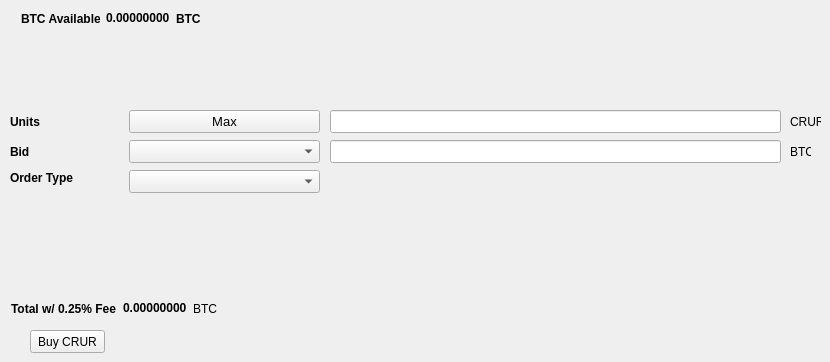
   <widget class="QWidget" name="BuyTab">
    <attribute name="title">
     <string>Buy</string>
    </attribute>
    <widget class="QPushButton" name="BuyCRUR">
     <property name="geometry">
      <rect>
       <x>30</x>
       <y>330</y>
       <width>75</width>
       <height>23</height>
      </rect>
     </property>
     <property name="text">
      <string>Buy CRUR</string>
     </property>
    </widget>
    <widget class="QLabel" name="label_3">
     <property name="geometry">
      <rect>
       <x>10</x>
       <y>110</y>
       <width>46</width>
       <height>23</height>
      </rect>
     </property>
     <property name="font">
      <font>
       <weight>75</weight>
       <bold>true</bold>
      </font>
     </property>
     <property name="text">
      <string>Units</string>
     </property>
    </widget>
    <widget class="QLineEdit" name="UnitsInput">
     <property name="geometry">
      <rect>
       <x>330</x>
       <y>110</y>
       <width>451</width>
       <height>23</height>
      </rect>
     </property>
     <property name="font">
      <font>
       <pointsize>9</pointsize>
       <weight>75</weight>
       <bold>true</bold>
      </font>
     </property>
    </widget>
    <widget class="QLineEdit" name="BuyBidPriceEdit">
     <property name="geometry">
      <rect>
       <x>330</x>
       <y>140</y>
       <width>451</width>
       <height>23</height>
      </rect>
     </property>
     <property name="font">
      <font>
       <pointsize>9</pointsize>
       <weight>75</weight>
       <bold>true</bold>
      </font>
     </property>
    </widget>
    <widget class="QLabel" name="label_4">
     <property name="geometry">
      <rect>
       <x>790</x>
       <y>110</y>
       <width>31</width>
       <height>23</height>
      </rect>
     </property>
     <property name="text">
      <string>CRUR</string>
     </property>
    </widget>
    <widget class="QLabel" name="label_5">
     <property name="geometry">
      <rect>
       <x>790</x>
       <y>140</y>
       <width>21</width>
       <height>23</height>
      </rect>
     </property>
     <property name="text">
      <string>BTC</string>
     </property>
    </widget>
    <widget class="QLabel" name="label_6">
     <property name="geometry">
      <rect>
       <x>10</x>
       <y>140</y>
       <width>46</width>
       <height>23</height>
      </rect>
     </property>
     <property name="font">
      <font>
       <weight>75</weight>
       <bold>true</bold>
      </font>
     </property>
     <property name="text">
      <string>Bid</string>
     </property>
    </widget>
    <widget class="QLabel" name="label_7">
     <property name="geometry">
      <rect>
       <x>10</x>
       <y>170</y>
       <width>71</width>
       <height>16</height>
      </rect>
     </property>
     <property name="font">
      <font>
       <weight>75</weight>
       <bold>true</bold>
      </font>
     </property>
     <property name="text">
      <string>Order Type</string>
     </property>
    </widget>
    <widget class="QPushButton" name="Buy_Max_Amount">
     <property name="geometry">
      <rect>
       <x>129</x>
       <y>110</y>
       <width>191</width>
       <height>23</height>
      </rect>
     </property>
     <property name="font">
      <font>
       <pointsize>10</pointsize>
      </font>
     </property>
     <property name="text">
      <string>Max</string>
     </property>
    </widget>
    <widget class="QComboBox" name="BuyBidcomboBox">
     <property name="geometry">
      <rect>
       <x>129</x>
       <y>140</y>
       <width>191</width>
       <height>23</height>
      </rect>
     </property>
     <property name="font">
      <font>
       <pointsize>10</pointsize>
      </font>
     </property>
    </widget>
    <widget class="QComboBox" name="buyOrdertypeCombo">
     <property name="geometry">
      <rect>
       <x>129</x>
       <y>170</y>
       <width>191</width>
       <height>23</height>
      </rect>
     </property>
     <property name="font">
      <font>
       <pointsize>10</pointsize>
      </font>
     </property>
    </widget>
    <widget class="QWidget" name="layoutWidget">
     <property name="geometry">
      <rect>
       <x>21</x>
       <y>11</y>
       <width>180</width>
       <height>15</height>
      </rect>
     </property>
     <layout class="QHBoxLayout" name="horizontalLayout_3">
      <item>
       <widget class="QLabel" name="label232">
        <property name="font">
         <font>
          <weight>75</weight>
          <bold>true</bold>
         </font>
        </property>
        <property name="text">
         <string>BTC Available:</string>
        </property>
       </widget>
      </item>
      <item>
       <widget class="QLabel" name="BtcAvailableLbl">
        <property name="palette">
         <palette>
          <active>
           <colorrole role="WindowText">
            <brush brushstyle="SolidPattern">
             <color alpha="255">
              <red>0</red>
              <green>0</green>
              <blue>0</blue>
             </color>
            </brush>
           </colorrole>
           <colorrole role="Button">
            <brush brushstyle="SolidPattern">
             <color alpha="255">
              <red>0</red>
              <green>170</green>
              <blue>0</blue>
             </color>
            </brush>
           </colorrole>
           <colorrole role="Light">
            <brush brushstyle="SolidPattern">
             <color alpha="255">
              <red>0</red>
              <green>255</green>
              <blue>0</blue>
             </color>
            </brush>
           </colorrole>
           <colorrole role="Midlight">
            <brush brushstyle="SolidPattern">
             <color alpha="255">
              <red>0</red>
              <green>212</green>
              <blue>0</blue>
             </color>
            </brush>
           </colorrole>
           <colorrole role="Dark">
            <brush brushstyle="SolidPattern">
             <color alpha="255">
              <red>0</red>
              <green>85</green>
              <blue>0</blue>
             </color>
            </brush>
           </colorrole>
           <colorrole role="Mid">
            <brush brushstyle="SolidPattern">
             <color alpha="255">
              <red>0</red>
              <green>113</green>
              <blue>0</blue>
             </color>
            </brush>
           </colorrole>
           <colorrole role="Text">
            <brush brushstyle="SolidPattern">
             <color alpha="255">
              <red>0</red>
              <green>170</green>
              <blue>0</blue>
             </color>
            </brush>
           </colorrole>
           <colorrole role="BrightText">
            <brush brushstyle="SolidPattern">
             <color alpha="255">
              <red>255</red>
              <green>255</green>
              <blue>255</blue>
             </color>
            </brush>
           </colorrole>
           <colorrole role="ButtonText">
            <brush brushstyle="SolidPattern">
             <color alpha="255">
              <red>0</red>
              <green>0</green>
              <blue>0</blue>
             </color>
            </brush>
           </colorrole>
           <colorrole role="Base">
            <brush brushstyle="SolidPattern">
             <color alpha="255">
              <red>255</red>
              <green>255</green>
              <blue>255</blue>
             </color>
            </brush>
           </colorrole>
           <colorrole role="Window">
            <brush brushstyle="SolidPattern">
             <color alpha="255">
              <red>0</red>
              <green>170</green>
              <blue>0</blue>
             </color>
            </brush>
           </colorrole>
           <colorrole role="Shadow">
            <brush brushstyle="SolidPattern">
             <color alpha="255">
              <red>0</red>
              <green>0</green>
              <blue>0</blue>
             </color>
            </brush>
           </colorrole>
           <colorrole role="AlternateBase">
            <brush brushstyle="SolidPattern">
             <color alpha="255">
              <red>127</red>
              <green>212</green>
              <blue>127</blue>
             </color>
            </brush>
           </colorrole>
           <colorrole role="ToolTipBase">
            <brush brushstyle="SolidPattern">
             <color alpha="255">
              <red>255</red>
              <green>255</green>
              <blue>220</blue>
             </color>
            </brush>
           </colorrole>
           <colorrole role="ToolTipText">
            <brush brushstyle="SolidPattern">
             <color alpha="255">
              <red>0</red>
              <green>0</green>
              <blue>0</blue>
             </color>
            </brush>
           </colorrole>
          </active>
          <inactive>
           <colorrole role="WindowText">
            <brush brushstyle="SolidPattern">
             <color alpha="255">
              <red>0</red>
              <green>0</green>
              <blue>0</blue>
             </color>
            </brush>
           </colorrole>
           <colorrole role="Button">
            <brush brushstyle="SolidPattern">
             <color alpha="255">
              <red>0</red>
              <green>170</green>
              <blue>0</blue>
             </color>
            </brush>
           </colorrole>
           <colorrole role="Light">
            <brush brushstyle="SolidPattern">
             <color alpha="255">
              <red>0</red>
              <green>255</green>
              <blue>0</blue>
             </color>
            </brush>
           </colorrole>
           <colorrole role="Midlight">
            <brush brushstyle="SolidPattern">
             <color alpha="255">
              <red>0</red>
              <green>212</green>
              <blue>0</blue>
             </color>
            </brush>
           </colorrole>
           <colorrole role="Dark">
            <brush brushstyle="SolidPattern">
             <color alpha="255">
              <red>0</red>
              <green>85</green>
              <blue>0</blue>
             </color>
            </brush>
           </colorrole>
           <colorrole role="Mid">
            <brush brushstyle="SolidPattern">
             <color alpha="255">
              <red>0</red>
              <green>113</green>
              <blue>0</blue>
             </color>
            </brush>
           </colorrole>
           <colorrole role="Text">
            <brush brushstyle="SolidPattern">
             <color alpha="255">
              <red>0</red>
              <green>170</green>
              <blue>0</blue>
             </color>
            </brush>
           </colorrole>
           <colorrole role="BrightText">
            <brush brushstyle="SolidPattern">
             <color alpha="255">
              <red>255</red>
              <green>255</green>
              <blue>255</blue>
             </color>
            </brush>
           </colorrole>
           <colorrole role="ButtonText">
            <brush brushstyle="SolidPattern">
             <color alpha="255">
              <red>0</red>
              <green>0</green>
              <blue>0</blue>
             </color>
            </brush>
           </colorrole>
           <colorrole role="Base">
            <brush brushstyle="SolidPattern">
             <color alpha="255">
              <red>255</red>
              <green>255</green>
              <blue>255</blue>
             </color>
            </brush>
           </colorrole>
           <colorrole role="Window">
            <brush brushstyle="SolidPattern">
             <color alpha="255">
              <red>0</red>
              <green>170</green>
              <blue>0</blue>
             </color>
            </brush>
           </colorrole>
           <colorrole role="Shadow">
            <brush brushstyle="SolidPattern">
             <color alpha="255">
              <red>0</red>
              <green>0</green>
              <blue>0</blue>
             </color>
            </brush>
           </colorrole>
           <colorrole role="AlternateBase">
            <brush brushstyle="SolidPattern">
             <color alpha="255">
              <red>127</red>
              <green>212</green>
              <blue>127</blue>
             </color>
            </brush>
           </colorrole>
           <colorrole role="ToolTipBase">
            <brush brushstyle="SolidPattern">
             <color alpha="255">
              <red>255</red>
              <green>255</green>
              <blue>220</blue>
             </color>
            </brush>
           </colorrole>
           <colorrole role="ToolTipText">
            <brush brushstyle="SolidPattern">
             <color alpha="255">
              <red>0</red>
              <green>0</green>
              <blue>0</blue>
             </color>
            </brush>
           </colorrole>
          </inactive>
          <disabled>
           <colorrole role="WindowText">
            <brush brushstyle="SolidPattern">
             <color alpha="255">
              <red>0</red>
              <green>85</green>
              <blue>0</blue>
             </color>
            </brush>
           </colorrole>
           <colorrole role="Button">
            <brush brushstyle="SolidPattern">
             <color alpha="255">
              <red>0</red>
              <green>170</green>
              <blue>0</blue>
             </color>
            </brush>
           </colorrole>
           <colorrole role="Light">
            <brush brushstyle="SolidPattern">
             <color alpha="255">
              <red>0</red>
              <green>255</green>
              <blue>0</blue>
             </color>
            </brush>
           </colorrole>
           <colorrole role="Midlight">
            <brush brushstyle="SolidPattern">
             <color alpha="255">
              <red>0</red>
              <green>212</green>
              <blue>0</blue>
             </color>
            </brush>
           </colorrole>
           <colorrole role="Dark">
            <brush brushstyle="SolidPattern">
             <color alpha="255">
              <red>0</red>
              <green>85</green>
              <blue>0</blue>
             </color>
            </brush>
           </colorrole>
           <colorrole role="Mid">
            <brush brushstyle="SolidPattern">
             <color alpha="255">
              <red>0</red>
              <green>113</green>
              <blue>0</blue>
             </color>
            </brush>
           </colorrole>
           <colorrole role="Text">
            <brush brushstyle="SolidPattern">
             <color alpha="255">
              <red>0</red>
              <green>85</green>
              <blue>0</blue>
             </color>
            </brush>
           </colorrole>
           <colorrole role="BrightText">
            <brush brushstyle="SolidPattern">
             <color alpha="255">
              <red>255</red>
              <green>255</green>
              <blue>255</blue>
             </color>
            </brush>
           </colorrole>
           <colorrole role="ButtonText">
            <brush brushstyle="SolidPattern">
             <color alpha="255">
              <red>0</red>
              <green>85</green>
              <blue>0</blue>
             </color>
            </brush>
           </colorrole>
           <colorrole role="Base">
            <brush brushstyle="SolidPattern">
             <color alpha="255">
              <red>0</red>
              <green>170</green>
              <blue>0</blue>
             </color>
            </brush>
           </colorrole>
           <colorrole role="Window">
            <brush brushstyle="SolidPattern">
             <color alpha="255">
              <red>0</red>
              <green>170</green>
              <blue>0</blue>
             </color>
            </brush>
           </colorrole>
           <colorrole role="Shadow">
            <brush brushstyle="SolidPattern">
             <color alpha="255">
              <red>0</red>
              <green>0</green>
              <blue>0</blue>
             </color>
            </brush>
           </colorrole>
           <colorrole role="AlternateBase">
            <brush brushstyle="SolidPattern">
             <color alpha="255">
              <red>0</red>
              <green>170</green>
              <blue>0</blue>
             </color>
            </brush>
           </colorrole>
           <colorrole role="ToolTipBase">
            <brush brushstyle="SolidPattern">
             <color alpha="255">
              <red>255</red>
              <green>255</green>
              <blue>220</blue>
             </color>
            </brush>
           </colorrole>
           <colorrole role="ToolTipText">
            <brush brushstyle="SolidPattern">
             <color alpha="255">
              <red>0</red>
              <green>0</green>
              <blue>0</blue>
             </color>
            </brush>
           </colorrole>
          </disabled>
         </palette>
        </property>
        <property name="font">
         <font>
          <weight>75</weight>
          <bold>true</bold>
         </font>
        </property>
        <property name="text">
         <string>0.00000000</string>
        </property>
        <property name="textInteractionFlags">
         <set>Qt::LinksAccessibleByMouse|Qt::TextSelectableByKeyboard|Qt::TextSelectableByMouse</set>
        </property>
       </widget>
      </item>
      <item>
       <widget class="QLabel" name="BtcAvailableLbl_2">
        <property name="font">
         <font>
          <weight>75</weight>
          <bold>true</bold>
         </font>
        </property>
        <property name="text">
         <string>BTC</string>
        </property>
       </widget>
      </item>
     </layout>
    </widget>
    <widget class="QWidget" name="layoutWidget">
     <property name="geometry">
      <rect>
       <x>11</x>
       <y>301</y>
       <width>209</width>
       <height>15</height>
      </rect>
     </property>
     <layout class="QHBoxLayout" name="horizontalLayout_4">
      <item>
       <widget class="QLabel" name="label_9">
        <property name="font">
         <font>
          <weight>75</weight>
          <bold>true</bold>
         </font>
        </property>
        <property name="text">
         <string>Total w/ 0.25% Fee</string>
        </property>
       </widget>
      </item>
      <item>
       <widget class="QLabel" name="BuyCostLabel">
        <property name="palette">
         <palette>
          <active>
           <colorrole role="WindowText">
            <brush brushstyle="SolidPattern">
             <color alpha="255">
              <red>0</red>
              <green>0</green>
              <blue>0</blue>
             </color>
            </brush>
           </colorrole>
           <colorrole role="Button">
            <brush brushstyle="SolidPattern">
             <color alpha="255">
              <red>0</red>
              <green>170</green>
              <blue>0</blue>
             </color>
            </brush>
           </colorrole>
           <colorrole role="Light">
            <brush brushstyle="SolidPattern">
             <color alpha="255">
              <red>0</red>
              <green>255</green>
              <blue>0</blue>
             </color>
            </brush>
           </colorrole>
           <colorrole role="Midlight">
            <brush brushstyle="SolidPattern">
             <color alpha="255">
              <red>0</red>
              <green>212</green>
              <blue>0</blue>
             </color>
            </brush>
           </colorrole>
           <colorrole role="Dark">
            <brush brushstyle="SolidPattern">
             <color alpha="255">
              <red>0</red>
              <green>85</green>
              <blue>0</blue>
             </color>
            </brush>
           </colorrole>
           <colorrole role="Mid">
            <brush brushstyle="SolidPattern">
             <color alpha="255">
              <red>0</red>
              <green>113</green>
              <blue>0</blue>
             </color>
            </brush>
           </colorrole>
           <colorrole role="Text">
            <brush brushstyle="SolidPattern">
             <color alpha="255">
              <red>0</red>
              <green>170</green>
              <blue>0</blue>
             </color>
            </brush>
           </colorrole>
           <colorrole role="BrightText">
            <brush brushstyle="SolidPattern">
             <color alpha="255">
              <red>255</red>
              <green>255</green>
              <blue>255</blue>
             </color>
            </brush>
           </colorrole>
           <colorrole role="ButtonText">
            <brush brushstyle="SolidPattern">
             <color alpha="255">
              <red>0</red>
              <green>0</green>
              <blue>0</blue>
             </color>
            </brush>
           </colorrole>
           <colorrole role="Base">
            <brush brushstyle="SolidPattern">
             <color alpha="255">
              <red>255</red>
              <green>255</green>
              <blue>255</blue>
             </color>
            </brush>
           </colorrole>
           <colorrole role="Window">
            <brush brushstyle="SolidPattern">
             <color alpha="255">
              <red>0</red>
              <green>170</green>
              <blue>0</blue>
             </color>
            </brush>
           </colorrole>
           <colorrole role="Shadow">
            <brush brushstyle="SolidPattern">
             <color alpha="255">
              <red>0</red>
              <green>0</green>
              <blue>0</blue>
             </color>
            </brush>
           </colorrole>
           <colorrole role="AlternateBase">
            <brush brushstyle="SolidPattern">
             <color alpha="255">
              <red>127</red>
              <green>212</green>
              <blue>127</blue>
             </color>
            </brush>
           </colorrole>
           <colorrole role="ToolTipBase">
            <brush brushstyle="SolidPattern">
             <color alpha="255">
              <red>255</red>
              <green>255</green>
              <blue>220</blue>
             </color>
            </brush>
           </colorrole>
           <colorrole role="ToolTipText">
            <brush brushstyle="SolidPattern">
             <color alpha="255">
              <red>0</red>
              <green>0</green>
              <blue>0</blue>
             </color>
            </brush>
           </colorrole>
          </active>
          <inactive>
           <colorrole role="WindowText">
            <brush brushstyle="SolidPattern">
             <color alpha="255">
              <red>0</red>
              <green>0</green>
              <blue>0</blue>
             </color>
            </brush>
           </colorrole>
           <colorrole role="Button">
            <brush brushstyle="SolidPattern">
             <color alpha="255">
              <red>0</red>
              <green>170</green>
              <blue>0</blue>
             </color>
            </brush>
           </colorrole>
           <colorrole role="Light">
            <brush brushstyle="SolidPattern">
             <color alpha="255">
              <red>0</red>
              <green>255</green>
              <blue>0</blue>
             </color>
            </brush>
           </colorrole>
           <colorrole role="Midlight">
            <brush brushstyle="SolidPattern">
             <color alpha="255">
              <red>0</red>
              <green>212</green>
              <blue>0</blue>
             </color>
            </brush>
           </colorrole>
           <colorrole role="Dark">
            <brush brushstyle="SolidPattern">
             <color alpha="255">
              <red>0</red>
              <green>85</green>
              <blue>0</blue>
             </color>
            </brush>
           </colorrole>
           <colorrole role="Mid">
            <brush brushstyle="SolidPattern">
             <color alpha="255">
              <red>0</red>
              <green>113</green>
              <blue>0</blue>
             </color>
            </brush>
           </colorrole>
           <colorrole role="Text">
            <brush brushstyle="SolidPattern">
             <color alpha="255">
              <red>0</red>
              <green>170</green>
              <blue>0</blue>
             </color>
            </brush>
           </colorrole>
           <colorrole role="BrightText">
            <brush brushstyle="SolidPattern">
             <color alpha="255">
              <red>255</red>
              <green>255</green>
              <blue>255</blue>
             </color>
            </brush>
           </colorrole>
           <colorrole role="ButtonText">
            <brush brushstyle="SolidPattern">
             <color alpha="255">
              <red>0</red>
              <green>0</green>
              <blue>0</blue>
             </color>
            </brush>
           </colorrole>
           <colorrole role="Base">
            <brush brushstyle="SolidPattern">
             <color alpha="255">
              <red>255</red>
              <green>255</green>
              <blue>255</blue>
             </color>
            </brush>
           </colorrole>
           <colorrole role="Window">
            <brush brushstyle="SolidPattern">
             <color alpha="255">
              <red>0</red>
              <green>170</green>
              <blue>0</blue>
             </color>
            </brush>
           </colorrole>
           <colorrole role="Shadow">
            <brush brushstyle="SolidPattern">
             <color alpha="255">
              <red>0</red>
              <green>0</green>
              <blue>0</blue>
             </color>
            </brush>
           </colorrole>
           <colorrole role="AlternateBase">
            <brush brushstyle="SolidPattern">
             <color alpha="255">
              <red>127</red>
              <green>212</green>
              <blue>127</blue>
             </color>
            </brush>
           </colorrole>
           <colorrole role="ToolTipBase">
            <brush brushstyle="SolidPattern">
             <color alpha="255">
              <red>255</red>
              <green>255</green>
              <blue>220</blue>
             </color>
            </brush>
           </colorrole>
           <colorrole role="ToolTipText">
            <brush brushstyle="SolidPattern">
             <color alpha="255">
              <red>0</red>
              <green>0</green>
              <blue>0</blue>
             </color>
            </brush>
           </colorrole>
          </inactive>
          <disabled>
           <colorrole role="WindowText">
            <brush brushstyle="SolidPattern">
             <color alpha="255">
              <red>0</red>
              <green>85</green>
              <blue>0</blue>
             </color>
            </brush>
           </colorrole>
           <colorrole role="Button">
            <brush brushstyle="SolidPattern">
             <color alpha="255">
              <red>0</red>
              <green>170</green>
              <blue>0</blue>
             </color>
            </brush>
           </colorrole>
           <colorrole role="Light">
            <brush brushstyle="SolidPattern">
             <color alpha="255">
              <red>0</red>
              <green>255</green>
              <blue>0</blue>
             </color>
            </brush>
           </colorrole>
           <colorrole role="Midlight">
            <brush brushstyle="SolidPattern">
             <color alpha="255">
              <red>0</red>
              <green>212</green>
              <blue>0</blue>
             </color>
            </brush>
           </colorrole>
           <colorrole role="Dark">
            <brush brushstyle="SolidPattern">
             <color alpha="255">
              <red>0</red>
              <green>85</green>
              <blue>0</blue>
             </color>
            </brush>
           </colorrole>
           <colorrole role="Mid">
            <brush brushstyle="SolidPattern">
             <color alpha="255">
              <red>0</red>
              <green>113</green>
              <blue>0</blue>
             </color>
            </brush>
           </colorrole>
           <colorrole role="Text">
            <brush brushstyle="SolidPattern">
             <color alpha="255">
              <red>0</red>
              <green>85</green>
              <blue>0</blue>
             </color>
            </brush>
           </colorrole>
           <colorrole role="BrightText">
            <brush brushstyle="SolidPattern">
             <color alpha="255">
              <red>255</red>
              <green>255</green>
              <blue>255</blue>
             </color>
            </brush>
           </colorrole>
           <colorrole role="ButtonText">
            <brush brushstyle="SolidPattern">
             <color alpha="255">
              <red>0</red>
              <green>85</green>
              <blue>0</blue>
             </color>
            </brush>
           </colorrole>
           <colorrole role="Base">
            <brush brushstyle="SolidPattern">
             <color alpha="255">
              <red>0</red>
              <green>170</green>
              <blue>0</blue>
             </color>
            </brush>
           </colorrole>
           <colorrole role="Window">
            <brush brushstyle="SolidPattern">
             <color alpha="255">
              <red>0</red>
              <green>170</green>
              <blue>0</blue>
             </color>
            </brush>
           </colorrole>
           <colorrole role="Shadow">
            <brush brushstyle="SolidPattern">
             <color alpha="255">
              <red>0</red>
              <green>0</green>
              <blue>0</blue>
             </color>
            </brush>
           </colorrole>
           <colorrole role="AlternateBase">
            <brush brushstyle="SolidPattern">
             <color alpha="255">
              <red>0</red>
              <green>170</green>
              <blue>0</blue>
             </color>
            </brush>
           </colorrole>
           <colorrole role="ToolTipBase">
            <brush brushstyle="SolidPattern">
             <color alpha="255">
              <red>255</red>
              <green>255</green>
              <blue>220</blue>
             </color>
            </brush>
           </colorrole>
           <colorrole role="ToolTipText">
            <brush brushstyle="SolidPattern">
             <color alpha="255">
              <red>0</red>
              <green>0</green>
              <blue>0</blue>
             </color>
            </brush>
           </colorrole>
          </disabled>
         </palette>
        </property>
        <property name="font">
         <font>
          <weight>75</weight>
          <bold>true</bold>
         </font>
        </property>
        <property name="autoFillBackground">
         <bool>false</bool>
        </property>
        <property name="text">
         <string>0.00000000</string>
        </property>
        <property name="textInteractionFlags">
         <set>Qt::LinksAccessibleByMouse|Qt::TextSelectableByMouse</set>
        </property>
       </widget>
      </item>
      <item>
       <widget class="QLabel" name="label_10">
        <property name="font">
         <font>
          <weight>50</weight>
          <bold>false</bold>
         </font>
        </property>
        <property name="text">
         <string>BTC</string>
        </property>
       </widget>
      </item>
     </layout>
    </widget>
   </widget>
